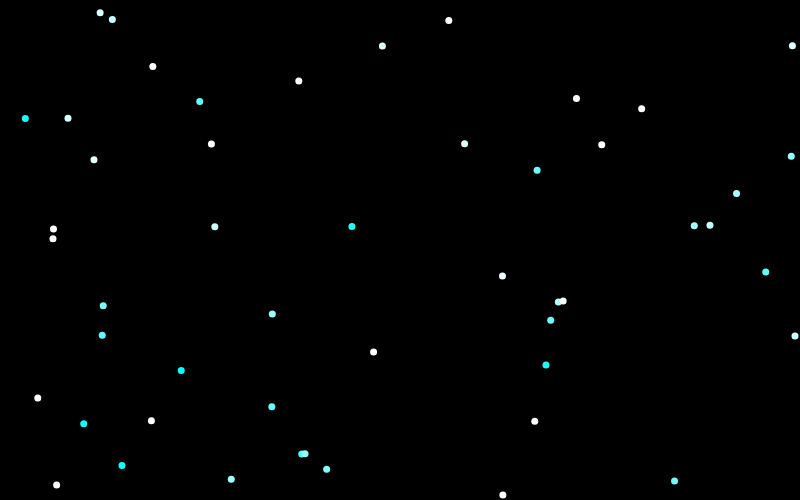
Frame 1 (no input)
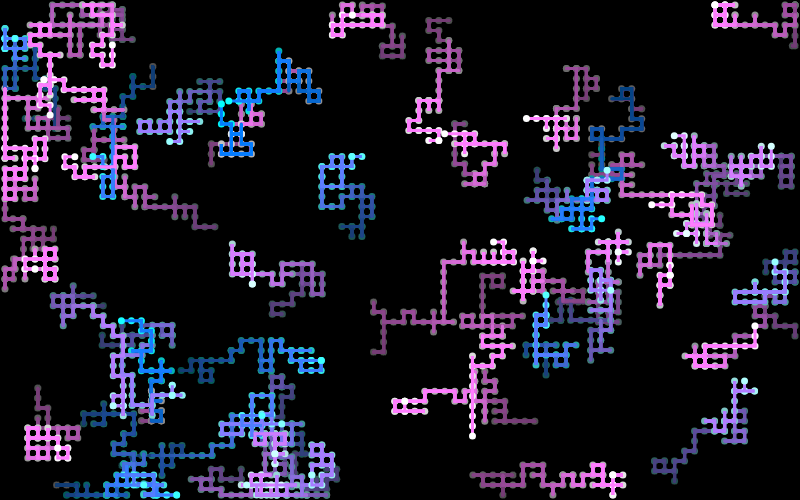
Frame 60 (no input)
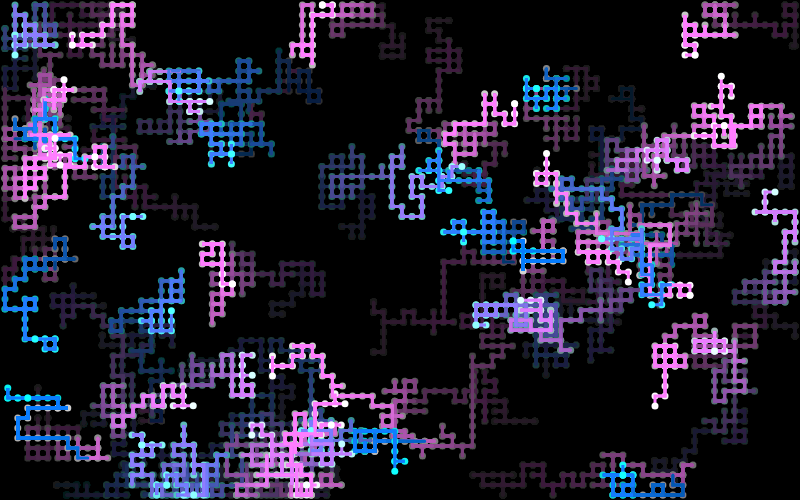
Frame 120 (the mouse pressed at the canvas centre since frame 60)

The p5.js sketch that drew these frames (run headless with seeded random() and noise() and a simulated clock; from frame 60 on, the mouse is pressed at the canvas centre):

// p5.js sketch
// ── sketch.js
let walkers = [];
let gridSize = 10;
let cols, rows;

function setup() {
  createCanvas(800, 500);
  cols = floor(width / gridSize);
  rows = floor(height / gridSize);

  for (let i = 0; i < 50; i++) {
    walkers.push(new Walker(random(cols) * gridSize, random(rows) * gridSize));
  }

  background(0);
}

function draw() {
  background(0, 5);

  for (let walker of walkers) {
    walker.update();
    walker.display();
  }
}

class Walker {
  constructor(x, y) {
    this.pos = createVector(x, y);
    this.vel = createVector(0, 0);
    this.hue = random(360);
    this.history = [];
  }

  update() {
    let directions = [
      createVector(gridSize, 0),
      createVector(-gridSize, 0),
      createVector(0, gridSize),
      createVector(0, -gridSize),
    ];

    let step = random(directions);
    this.vel = step;
    this.pos.add(this.vel);

    // Keep position within the canvas boundaries
    this.pos.x = constrain(this.pos.x, 0, width - gridSize);
    this.pos.y = constrain(this.pos.y, 0, height - gridSize);

    this.history.push(this.pos.copy());
    if (this.history.length > 20) {
      this.history.shift();
    }
  }

  display() {
    noFill();
    strokeWeight(3);
    stroke(this.hue, 125, 255, 255);

    beginShape();
    for (let v of this.history) {
      vertex(v.x + gridSize / 2, v.y + gridSize / 2);
    }
    endShape();

    fill(this.hue, 255, 255);
    noStroke();
    ellipse(
      this.pos.x + gridSize / 2,
      this.pos.y + gridSize / 2,
      gridSize * 0.7
    );
    this.hue = (this.hue + 1) % 360;
  }
}
